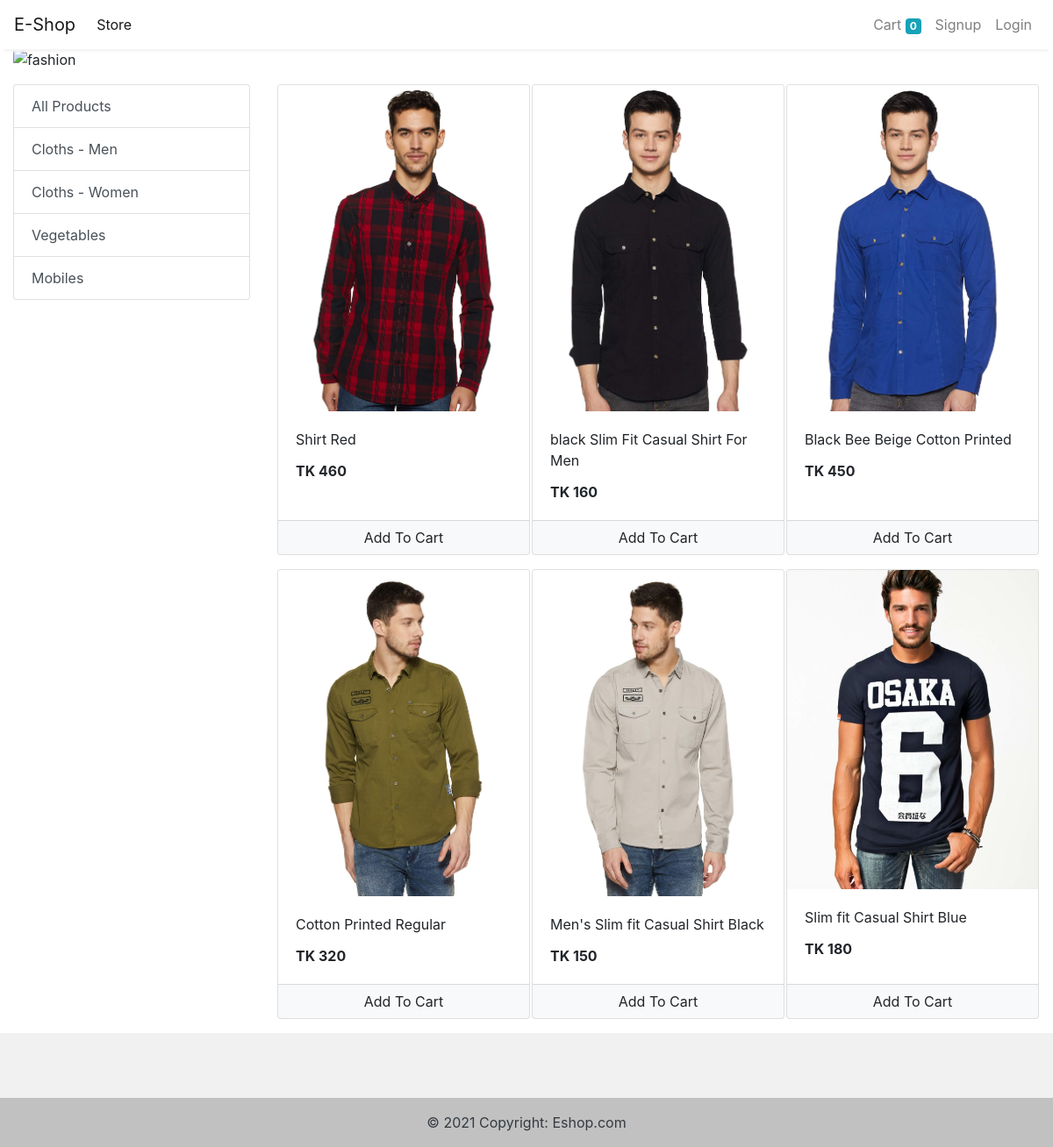
/store?category=1, run on the app's committed database.
### store/models/category.py (models this page shows, shortened)
class Category(models.Model):
    name = models.CharField(max_length=20)
    @staticmethod
    def get_all_categories():
        return Category.objects.all()

### store/models/product.py (models this page shows, shortened)
class Product(models.Model):
    name = models.CharField(max_length=50)
    price = models.IntegerField(default=0)
    category = models.ForeignKey(Category, on_delete=models.CASCADE, default=1)
    description = models.CharField(max_length=200, default='' , null=True , blank=True)
    image = models.ImageField(upload_to='uploads/products/')
    @staticmethod
    def get_all_products_by_categoryid(category_id):
        if category_id:
            return Product.objects.filter(category = category_id)
        else:
            return Product.get_all_products();

### store/views/home.py (the view)
# urls.py: path('' , include('store.urls'))
def store(request):
    cart = request.session.get('cart')
    if not cart:
        request.session['cart'] = {}
    products = None
    categories = Category.get_all_categories()
    categoryID = request.GET.get('category')
    if categoryID:
        products = Product.get_all_products_by_categoryid(categoryID)
    else:
        products = Product.get_all_products();
    data = {}
    data['products'] = products
    data['categories'] = categories
    print('you are : ', request.session.get('email'))
    return render(request, 'index.html', data)

### store/templatetags/cart.py (called while the page is built)
@register.filter(name='is_in_cart')
def is_in_cart(product  , cart):
    keys = cart.keys()
    for id in keys:
        if int(id) == product.id:
            return True
    return False;

### store/templatetags/custom_filter.py (called while the page is built)
@register.filter(name='currency')
def currency(number):
    return "TK "+str(number)

### store/templates/index.html (shortened to what this page needs)
{% extends 'base.html' %}
{% block content %}
{% load cart %}
{% load custom_filter %}
<div class="container-fluid">
<div id="carouselExampleIndicators" class="carousel slide" data-ride="carousel">
	<ol class="carousel-indicators">
	</ol>
	<div class="carousel-inner">
	  <div class="carousel-item active">
		<img src="https://source.unsplash.com/900x400/?fashion,men" class="d-block w-100" alt="fashion">
	  </div>
	</div>
	<a class="carousel-control-prev" href="#carouselExampleIndicators" role="button" data-slide="prev">
	  <span class="carousel-control-prev-icon" aria-hidden="true"></span>
	</a>
	<a class="carousel-control-next" href="#carouselExampleIndicators" role="button" data-slide="next">
	  <span class="carousel-control-next-icon" aria-hidden="true"></span>
	</a>
  </div>
</div>
<div class="container-fluid mt-3">
	<div class="row">
		<div class="col-lg-3 mx-auto">
			<div class="list-group">
				<a href="/" class="list-group-item list-group-item-action">All Products</a>
				{% for category in categories %}
				<a href="/?category={{category.id}}"
					class="list-group-item list-group-item-action">{{category.name}}</a>
				{% endfor %}
			</div>
		</div>
		<div id='products' class="col-lg-9 mx-auto">
			<div class="row mx-auto">
				{% for product in products %}
				<div class="card mx-auto mb-3" id={{product.id}} style="width: 18rem;">
					<img class="card-img-top" src="{{product.image.url}}" alt="Card image cap">
					<div class="card-body">
						<p class="card-title">{{product.name}}</p>
						<p class="card-text"><b>{{product.price|currency}}</b></p>
					</div>
					<div class="card-footer p-0 no-gutters">
						{% if product|is_in_cart:request.session.cart %}
						<div class="row no-gutters">
							<form action="/#{{product.id}}" class="col-2 " method="post">
								{% csrf_token %}
								<input hidden type="text" name='product' value='{{product.id}}'>
								<input hidden type="text" name='remove' value='True'>
								<input type="submit" value=" - " class="btn btn-block btn-light border-right">
							</form>
							<div class="text-center col">{{product|cart_quantity:request.session.cart}} in Cart</div>
							<form action="/#{{product.id}}" class="col-2 " method="post">
								{% csrf_token %}
								<input hidden type="text" name='product' value='{{product.id}}'>
								<input type="submit" value=" + " class="btn btn-block btn-light border-left">
							</form>
						</div>
						{% else %}
						<form action="/#{{product.id}}" method="POST" class="btn-block">
							<input type="submit" class="float-right btn btn-light  form-control"
								value="Add To Cart">
						</form>
						{% endif %}
					</div>
				</div>
				{% endfor %}
			</div>
		</div>
	</div>
</div>
{% endblock %}

### data on the page
Category: name "Cloths - Men"
Category: name "Cloths - Women"
Category: name "Vegetables"
Category: name "Mobiles"
Product: image (picture), name "Shirt Red", price "TK 460"
Product: image (picture), name "black Slim Fit Casual Shirt For Men", price "TK 160"
Product: image (picture), name "Black Bee Beige Cotton Printed", price "TK 450"
Product: image (picture), name "Cotton Printed Regular", price "TK 320"
Product: image (picture), name "Men's Slim fit Casual Shirt Black", price "TK 150"
Product: image (picture), name "Slim fit Casual Shirt Blue", price "TK 180"

### other printed values
{{ request.session.cart.keys|length }} "0"
